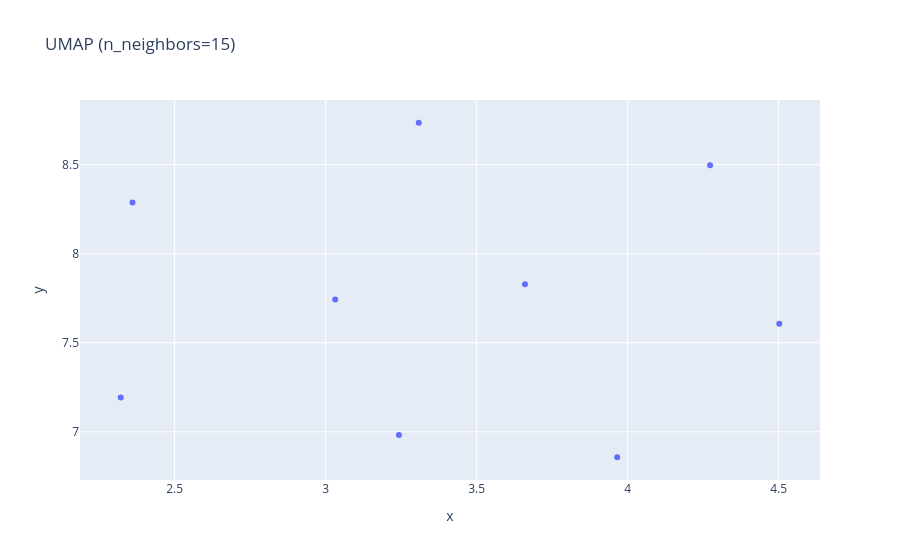
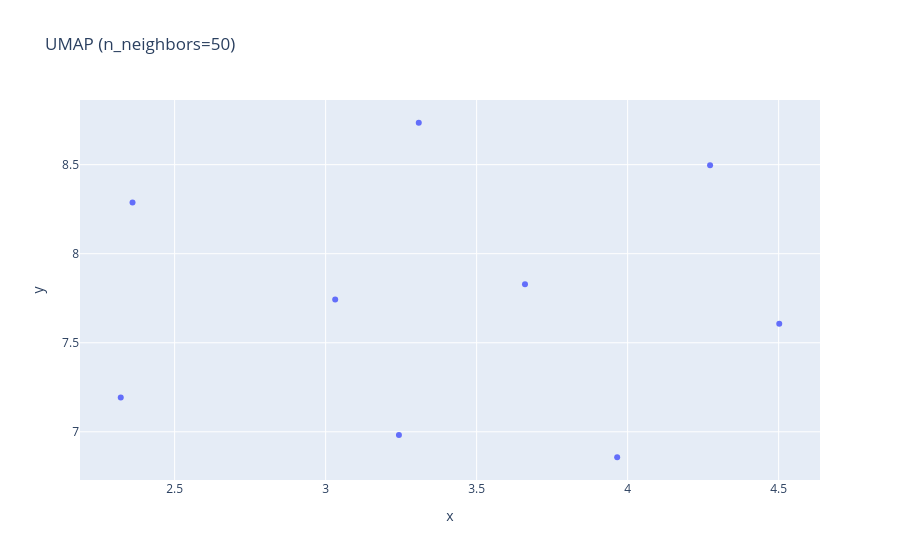

The code cell stored with these charts, in order, in its notebook:
### Markdown cell above
### t-SNE/UMAP con múltiples parámetros (si librerías están disponibles)
Intentamos recalcular embeddings con parámetros distintos (perplexity y n_neighbors) para comparar. Si las librerías no están instaladas o el dataset es muy grande, se omite.

### Code cell
# Recalcular embeddings t-SNE/UMAP con distintos parámetros si dataset está disponible
feat_path = os.path.join(base, 'data/03_primary/dataset_con_features_temporales.csv')
if os.path.exists(feat_path):
    dfF = read_csv_robusto(feat_path)
    X = dfF.select_dtypes(include=[float,int]).dropna()
    try:
        from sklearn.manifold import TSNE
        emb_tsne_30 = TSNE(n_components=2, perplexity=30, random_state=42).fit_transform(X)
        emb_tsne_50 = TSNE(n_components=2, perplexity=50, random_state=42).fit_transform(X)
        df_t30 = pd.DataFrame(emb_tsne_30, columns=['x','y'])
        df_t50 = pd.DataFrame(emb_tsne_50, columns=['x','y'])
        import plotly.express as px
        px.scatter(df_t30, x='x', y='y', title='t-SNE (perplexity=30)').show()
        px.scatter(df_t50, x='x', y='y', title='t-SNE (perplexity=50)').show()
    except Exception:
        pass
    try:
        import umap
        emb_umap_15 = umap.UMAP(n_neighbors=15, min_dist=0.1, random_state=42).fit_transform(X)
        emb_umap_50 = umap.UMAP(n_neighbors=50, min_dist=0.1, random_state=42).fit_transform(X)
        df_u15 = pd.DataFrame(emb_umap_15, columns=['x','y'])
        df_u50 = pd.DataFrame(emb_umap_50, columns=['x','y'])
        import plotly.express as px
        px.scatter(df_u15, x='x', y='y', title='UMAP (n_neighbors=15)').show()
        px.scatter(df_u50, x='x', y='y', title='UMAP (n_neighbors=50)').show()
    except Exception:
        pass

### Figure 1 — Plotly figure (JSON) as saved in the notebook; plotly's stock layout.template omitted (floating-point values rounded to 4 significant figures)
{"data": [{"hovertemplate": "x=%{x}<br>y=%{y}<extra></extra>", "legendgroup": "", "marker": {"color": "#636efa", "symbol": "circle"}, "mode": "markers", "name": "", "orientation": "v", "showlegend": false, "type": "scatter", "x": [3.032, 3.243, 3.66, 2.361, 2.322, 3.308, 4.502, 3.965, 4.273], "xaxis": "x", "y": [7.742, 6.982, 7.829, 8.288, 7.192, 8.735, 7.606, 6.857, 8.497], "yaxis": "y"}], "layout": {"legend": {"tracegroupgap": 0}, "title": {"text": "UMAP (n_neighbors=15)"}, "xaxis": {"anchor": "y", "domain": [0, 1], "title": {"text": "x"}}, "yaxis": {"anchor": "x", "domain": [0, 1], "title": {"text": "y"}}}}

### Figure 2 — Plotly figure (JSON) as saved in the notebook; plotly's stock layout.template omitted (floating-point values rounded to 4 significant figures)
{"data": [{"hovertemplate": "x=%{x}<br>y=%{y}<extra></extra>", "legendgroup": "", "marker": {"color": "#636efa", "symbol": "circle"}, "mode": "markers", "name": "", "orientation": "v", "showlegend": false, "type": "scatter", "x": [3.032, 3.243, 3.66, 2.361, 2.322, 3.308, 4.502, 3.965, 4.273], "xaxis": "x", "y": [7.742, 6.982, 7.829, 8.288, 7.192, 8.735, 7.606, 6.857, 8.497], "yaxis": "y"}], "layout": {"legend": {"tracegroupgap": 0}, "title": {"text": "UMAP (n_neighbors=50)"}, "xaxis": {"anchor": "y", "domain": [0, 1], "title": {"text": "x"}}, "yaxis": {"anchor": "x", "domain": [0, 1], "title": {"text": "y"}}}}
